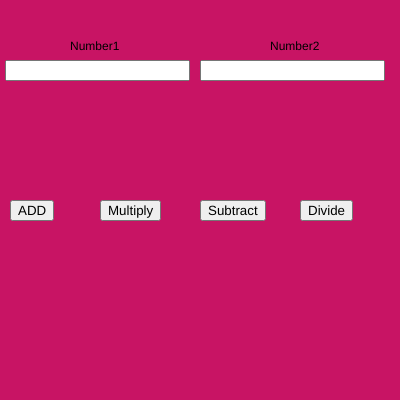
Frame 1 (no input)
Frame 60 (no input): identical to frame 1, image omitted
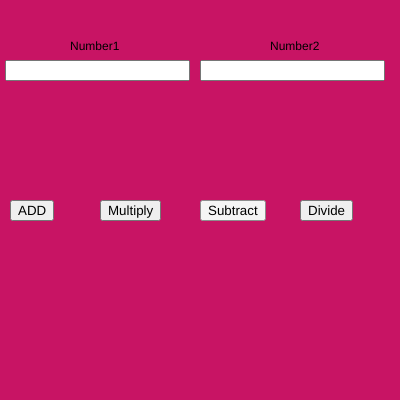
Frame 120 (the mouse pressed at the canvas centre since frame 60)

The p5.js sketch that drew these frames (run headless with seeded random() and noise() and a simulated clock; from frame 60 on, the mouse is pressed at the canvas centre):

// p5.js sketch
// ── sketch.js
var num1,num2,b1,b2,b3,b4,n1,n2;

function setup() {
  createCanvas(400, 400);
  num1 = createInput();
  num1.position(5,60);
  num2 = createInput();
  num2.position(200,60);

 
  b1 = createButton("ADD");
  b1.position(10, 200);
  b1.mousePressed(add);
  
  b2 = createButton("Multiply");
  b2.position(100, 200);
  b2.mousePressed(mul);
  b3 = createButton("Subtract");
  b3.position(200, 200);
  b3.mousePressed(sub);
  b4 = createButton("Divide");
  b4.position(300, 200);
  b4.mousePressed(div);
}

function draw() {
  background(200,20,100);
  text("Number1",70,50);
  text("Number2",270,50);
n1 = parseInt(num1.value());
n2 = parseInt(num2.value());

}
function add(){
  console.log(n1+n2);
}
function sub(){
  console.log(n1-n2);
}
function mul(){
  console.log(n1*n2);
}
function div(){
  console.log(n1/n2);
}
